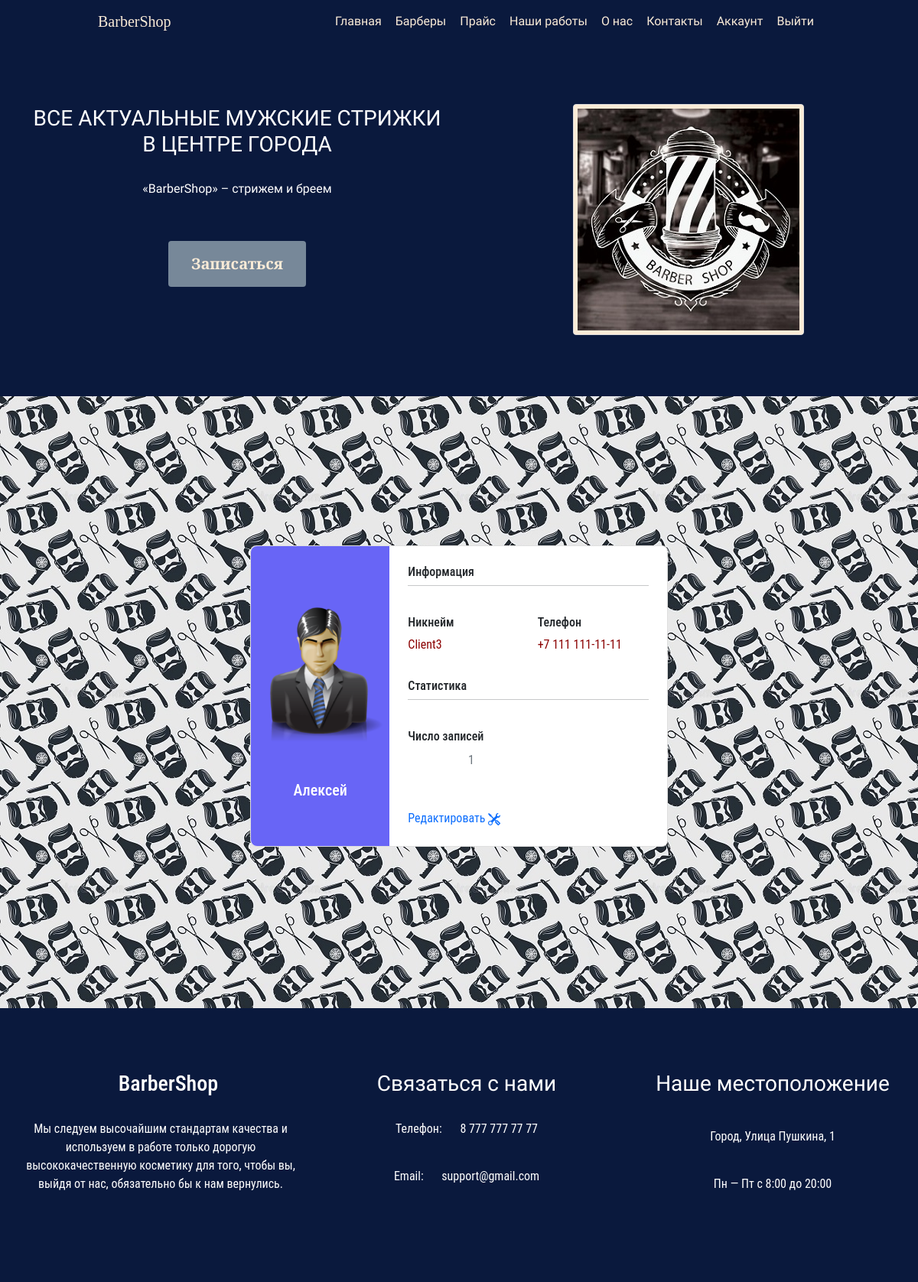
/user/account/ (signed in), run on the app's committed database.
### user/models.py (models this page shows, shortened)
class Profile(models.Model):
    user = models.OneToOneField(User, on_delete=models.CASCADE, blank=True, null=True)
    name = models.CharField(max_length=20, blank=True, null=True, verbose_name="Имя")
    phone_number = models.CharField(max_length=10, blank=True, null=True, unique=True, verbose_name="Номер телефона")
    username = models.CharField(max_length=20, blank=True, null=True, unique=True, verbose_name="Никнейм")
    profile_image = models.ImageField(upload_to='profiles/', blank=True, null=True, default='profiles/user-default.png')
    created = models.DateTimeField(auto_now_add=True, verbose_name="Был добавлен")
    class Meta:
        verbose_name = 'Профиль'
        verbose_name_plural = 'Профили'
        ordering = ['-created']

### user/views.py (the view)
# urls.py: path('account/', views.user_account, name='user_account'),
@login_required(login_url='login')
def user_account(request):
    count_appointments = Appointment.objects.filter(client_id=request.user.id).count()
    prof = request.user.profile
    context = {
        'profile': prof,
        'count_appointments': count_appointments,
    }
    return render(request, 'user/account.html', context)

### appointment/templatetags/phonenumber.py (called while the page is built)
def phonenumber(value):
    phone = '+7 %s %s-%s-%s' %(value[0:3],value[3:6],value[6:8], value[8:10])
    return phone

### user/templates/user/account.html (shortened to what this page needs)
{% extends 'barbershop/base.html' %}
{% block content %}
{% load phonenumber %}
<section class="vh-100" style="background-color: #f4f5f7; ">
    <div class="container py-5 h-100">
      <div class="row d-flex justify-content-center align-items-center h-100">
        <div class="col col-lg-6 mb-4 mb-lg-0">
          <div class="card mb-3" style="border-radius: 0.5rem; padding: 0;">
            <div class="row g-0">
              <div class="col-md-4 gradient-custom text-center text-white"
                style="border-top-left-radius: .5rem; border-bottom-left-radius: .5rem;">
                <img src="{{ profile.profile_image.url }}"
                  alt="Avatar" class="img-fluid my-5" style="width: 1500px;" />
                <h5>{{ profile.name }}</h5>
              </div>
              <div class="col-md-8">
                <div class="card-body p-4">
                  <h6>Информация</h6>
                  <hr class="mt-0 mb-4">
                  <div class="row pt-1">
                    <div class="col-6 mb-3">
                      <h6>Никнейм</h6>
                      <p class="text-info">{{ profile.username }}</p>
                    </div>
                    <div class="col-6 mb-3">
                      <h6>Телефон</h6>
                      {% if profile.phone_number is null %}
                      <p class="text-info">Не указан</p>
                      {% else %}
                      <p class="text-info">{{ profile.phone_number|phonenumber }}</p>
                      {% endif %}
                    </div>
                  </div>
                  <h6>Статистика</h6>
                  <hr class="mt-0 mb-4">
                  <div class="row pt-1">
                    <div class="col-6 mb-3">
                      <h6>Число записей</h6>
                      <p class="text-muted">{{ count_appointments }}</p>
                    </div>
                  </div>
                  <div class="d-flex justify-content-start">
                    <a href="{% url 'edit-account' %}" class="text-decoration-none">
                        Редактировать
                    </a>
                  </div>
                </div>
              </div>
            </div>
          </div>
        </div>
      </div>
    </div>
  </section>
{% endblock %}

### barbershop/static/css/style.css (style rules this page uses)
* { margin: 0; padding: 0; font-family: 'Roboto Condensed', sans-serif; }
hr { margin: 0; }
#banner-row h3, p { padding-left: 20px; padding-top: 2px; padding-bottom: 20px; text-align: center; }
.mb-3 { padding-top: 10px; }
.vh-100 { background: url(../barbershop/pattern.jpg); }
.text-info { padding: 0; text-align: left; color: darkred !important; }
.gradient-custom { background: #6865f6; background: -webkit-linear-gradient(to right bottom, rgb(155, 157, 252), rgb(89, 5, 233)); background: -webkit-linear-gradient(to right bottom, rgb(155, 157, 252), rgb(89, 5, 233)); }

### data on the page
Profile: profile_image (placeholder picture), name "Алексей", username "Client3", phone_number "+7 111 111-11-11"

### other printed values
{{ count_appointments }} "1"
